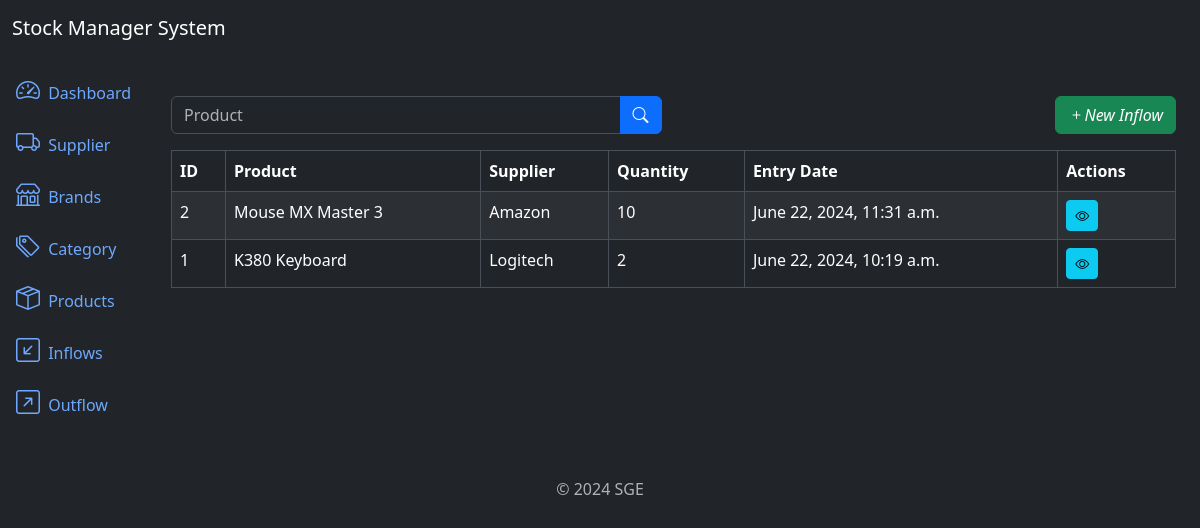
Page /inflows/list/ on the earlier database version.
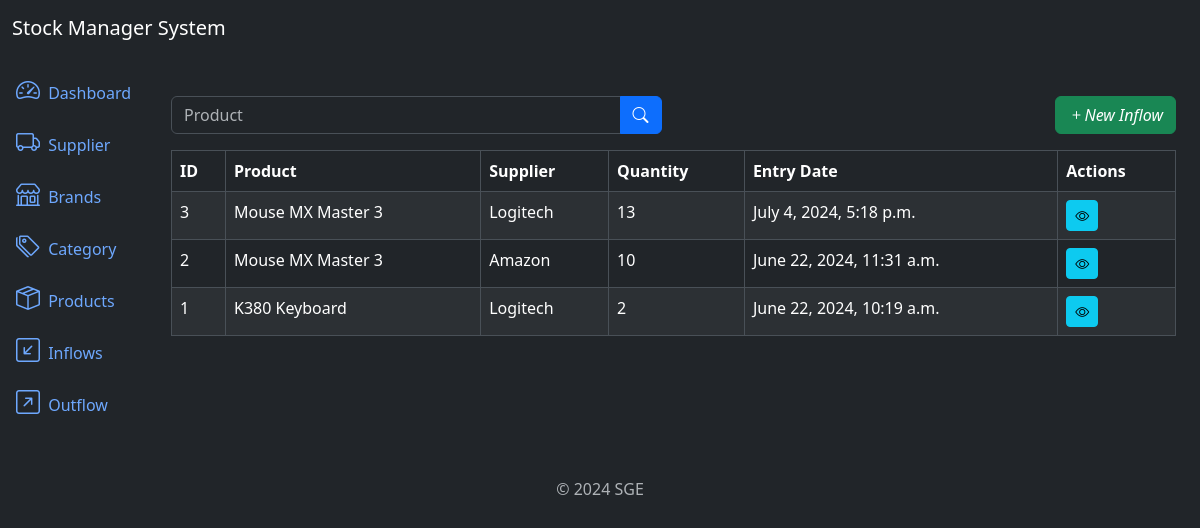
Same page on the later database version.
### inflows/models.py (models this page shows, shortened)
class Inflow(models.Model):
	supplier = models.ForeignKey(Supplier, on_delete=models.PROTECT, related_name='inflows')
	product = models.ForeignKey(Product, on_delete=models.PROTECT, related_name='inflows')
	quantity = models.IntegerField()
	description = models.TextField(null=True, blank=True)
	created_at = models.DateTimeField(auto_now_add=True)
	updated_at = models.DateTimeField(auto_now=True)
	class Meta:
		ordering = ['-created_at']

### products/models.py (models this page shows)
class Product(models.Model):
	title = models.CharField(max_length=500)
	category = models.ForeignKey(Category, on_delete=models.PROTECT, related_name='products')
	brand = models.ForeignKey(Brand, on_delete=models.PROTECT, related_name='products')
	description = models.TextField(null=True, blank=True)
	serie_number = models.CharField(max_length=200, null=True, blank=True)
	cost_price = models.DecimalField(max_digits=20, decimal_places=2)
	selling_price = models.DecimalField(max_digits=20, decimal_places=2)
	quantity = models.IntegerField(default=0)
	created_at = models.DateTimeField(auto_now_add=True)
	updated_at = models.DateTimeField(auto_now=True)
	class Meta:
		ordering = ['title']
	def __str__(self):
		return self.title

### suppliers/models.py (models this page shows)
class Supplier(models.Model):
	name = models.CharField(max_length=500)
	description = models.TextField(null=True, blank=True)
	created_at = models.DateTimeField(auto_now_add=True)
	updated_at = models.DateTimeField(auto_now=True)
	class Meta:
		ordering = ['name']
	def __str__(self):
		return self.name

### inflows/views.py (the view)
# urls.py: path('inflows/list/', views.InflowListView.as_view(), name='inflow_list'),
class InflowListView(ListView):
	model = models.Inflow
	template_name = 'inflow_list.html'
	context_object_name = 'inflows'
	paginate_by = 3
	def get_queryset(self):
		queryset = super().get_queryset()
		product = self.request.GET.get('product')
		if product:
			queryset = queryset.filter(product__title__icontains=product)
		return queryset

### inflows/templates/inflow_list.html (shortened to what this page needs)
{% extends 'base.html' %}
{% block content %}
    <div class="row mb-3">
        <div class="col-md-6">
            <form method="get" action="{% url 'inflow_list' %}">
                <div class="input-group">
                    <input type="text" class="form-control" name="product" placeholder="Product"
                           value="{{ request.GET.product }}">
                    <button type="submit" class="btn btn-primary"><i class="bi bi-search"></i></button>
                </div>
            </form>
        </div>
        <div class="col mb-6">
            <a href="{% url 'inflow_create' %}" class="btn btn-success float-end">
                <i class="bi bi-plus">New Inflow</i>
            </a>
        </div>
    </div>
    <div class="table-responsive">
        <table class="table table-striped table-bordered">
            <thead class="thead-dark">
            <tr>
                <th>ID</th>
                <th>Product</th>
                <th>Supplier</th>
                <th>Quantity</th>
                <th>Entry Date</th>
                <th>Actions</th>
            </tr>
            </thead>
            <tbody>
            {% for inflow in inflows %}
                <tr>
                    <td>{{ inflow.id }}</td>
                    <td>{{ inflow.product }}</td>
                    <td>{{ inflow.supplier }}</td>
                    <td>{{ inflow.quantity }}</td>
                    <td>{{ inflow.created_at }}</td>
                    <td>
                        <a href="{% url 'inflow_detail' inflow.id %}" class="btn btn-info btn-sm"><i
                                class="bi bi-eye"></i></a>
                    </td>
                </tr>
            {% endfor %}
            </tbody>
        </table>
    </div>
{% endblock %}

Differences in the rows shown:
added Inflow: id "3", product "Mouse MX Master 3", supplier "Logitech", quantity "13", created_at "July 4, 2024, 5:18 p.m."
